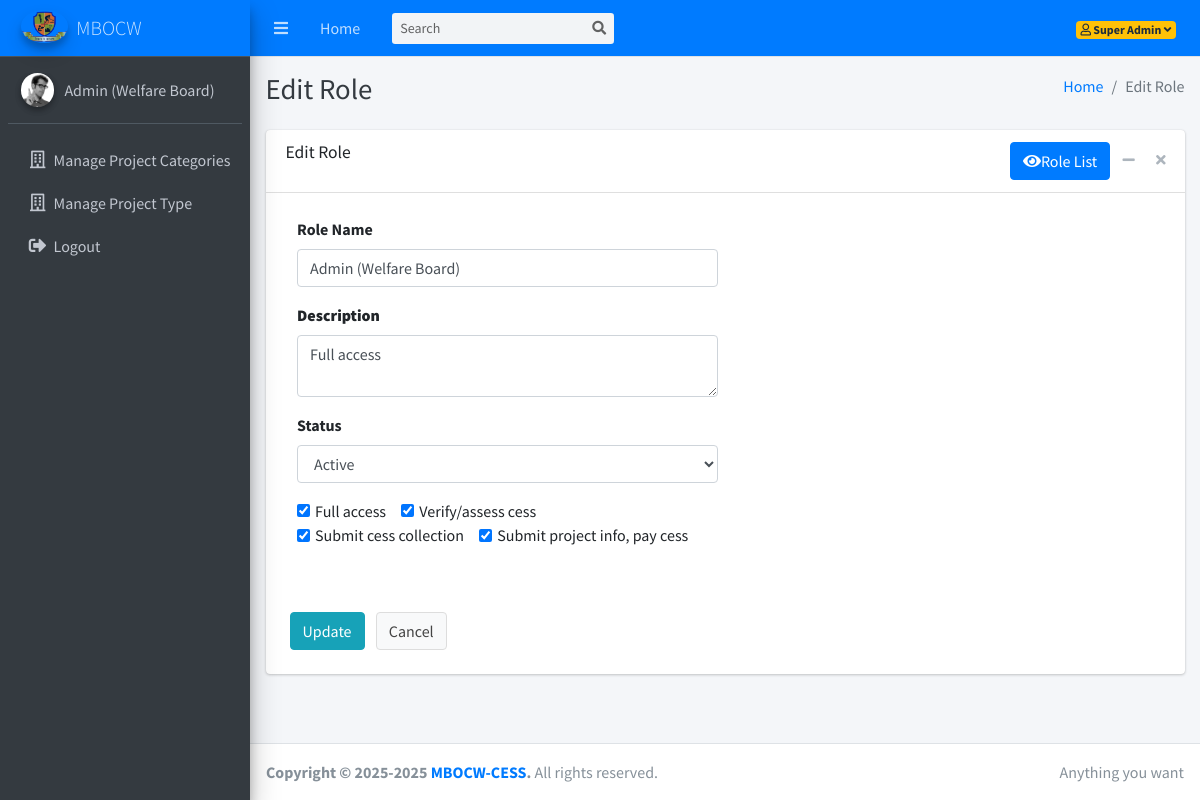
The page /dashboard/edit-role.php?id=1 (signed in) on the database its author committed.
### tables this page shows
CREATE TABLE IF NOT EXISTS `roles` (
  `id` int NOT NULL AUTO_INCREMENT,
  `name` varchar(255) NOT NULL,
  `description` text NOT NULL,
  `is_active` int NOT NULL COMMENT '1=active, 2=inactive, 3=deleted	',
  `created_at` datetime NOT NULL DEFAULT CURRENT_TIMESTAMP,
  PRIMARY KEY (`id`)
);

CREATE TABLE IF NOT EXISTS `permissions` (
  `id` int NOT NULL AUTO_INCREMENT,
  `name` varchar(255) NOT NULL,
  `is_active` int NOT NULL,
  PRIMARY KEY (`id`)
);

### dashboard/edit-role.php (the view, shortened to what this page needs)
<?php
require_once '../common/helper.php';
$id = intval($_GET['id']);
$stmt = $conn->prepare("SELECT * FROM roles WHERE id = ?");
$stmt->bind_param("i", $id);
$stmt->execute();
$result = $stmt->get_result();
$row = $result->fetch_assoc();
$permissions = $conn->query("SELECT id, name FROM permissions")->fetch_all(MYSQLI_ASSOC);
$result = $conn->query("SELECT permission_id FROM role_permissions WHERE role_id= $id")->fetch_all(MYSQLI_ASSOC);
$rolePermissions = array_column($result, 'permission_id');
?>
<!DOCTYPE html>
<html lang="en">
<head>
  <link rel="stylesheet" href="../plugins/fontawesome-free/css/all.min.css">
  <link rel="stylesheet" href="../dist/css/adminlte.min.css">
</head>
<body class="hold-transition sidebar-mini">
<div class="wrapper">
  <?php include('includes/navbar.php'); ?>
  <?php include('includes/sidebar.php'); ?>
  <div class="content-wrapper">
    <div class="content-header">
      <div class="container-fluid">
        <div class="row mb-2">
          <div class="col-sm-6">
            <h1 class="m-0 text-dark">Edit Role</h1>
          </div>
          <div class="col-sm-6">
            <ol class="breadcrumb float-sm-right">
              <li class="breadcrumb-item"><a href="#">Home</a></li>
              <li class="breadcrumb-item active">Edit Role</li>
            </ol>
          </div>
        </div>
      </div>
    </div>
    <div class="content">
        <div class="container-fluid">
            <div class="card">
                <div class="card-header">
                    <h3 class="card-title">Edit Role</h3>
                    <div class="card-tools">
                        <a href="roles.php" class="btn btn-primary" ><i class="fas fa-eye"></i>Role List</a>
                        <button type="button" class="btn btn-tool" data-card-widget="collapse" data-toggle="tooltip" title="Collapse"><i class="fas fa-minus"></i></button>
                        <button type="button" class="btn btn-tool" data-card-widget="remove" data-toggle="tooltip" title="Remove"><i class="fas fa-times"></i></button>
                    </div>
                </div>
                <div class="card-body p-4">
                    <div class="row">
                        <div class="col-md-12 ">
                            <form action="update-role.php" method="post" enctype="multipart/form-data">
                                    <div class="col-md-6">
                                        <div class="form-group">
                                            <label for="name" class="form-label">Role Name</label>
                                            <input type="text" class="form-control" id="name" name="name" value="<?php echo htmlspecialchars($row['name']); ?>" required>
                                        </div>
                                    </div>
                                    <div class="form-group col-md-6">
                                        <label for="description"><strong>Description</strong></label>
                                        <textarea name="description" class="form-control" placeholder="Enter description (optional)"><?php echo $row['description'] ?></textarea>
                                    </div>
                                    <div class="col-md-6">
                                        <div class="form-group">
                                            <label>Status</label>
                                            <select name="is_active" id="is_active" class="form-control" required>
                                                <option value="1" <?=  $row['is_active'] == 1 ? 'selected' : '' ?>>Active</option>
                                            </select>
                                        </div>
                                    </div>
                                    <div class="col-md-6">
                                        <div class="form-group mb-3">
                                            <?php foreach ($permissions as $permission) { ?>
                                            <div class="form-check form-check-inline">
                                                <input class="form-check-input" type="checkbox" name="permissions[]"
                                                    value="<?php echo $permission['id'] ?>" id="permission_<?php echo $permission['id'] ?>" <?php echo (in_array($permission['id'],$rolePermissions) ? ' checked' : '')   ?> >
                                                <label class="form-check-label" for="permission_<?php echo $permission['id'] ?>">
                                                    <?= $permission['name'] ?>
                                                </label>
                                            </div>
                                           <?php }  ?>
                                        </div>
                                    </div>
                                <br/><br/>
                                <button type="submit" class="btn btn-info">Update</button>
                                <a href="roles.php" class="btn btn-default ml-2">Cancel</a>
                            </form>
                        </div>
                    </div>
                </div>
            </div>
        </div>
    </div>
  </div>
  <?php include('includes/footer.php'); ?>
</div>
</body>
</html>

### rows shown on the page
roles: name "Admin (Welfare Board)", description "Full access", is_active "Active"
permissions: id "☑", name "Full access"
permissions: id "☑", name "Verify/assess cess"
permissions: id "☑", name "Submit cess collection"
permissions: id "☑", name "Submit project info, pay cess"

### other values the page prints
$_SESSION['user_name'] "Super Admin"
$_SESSION['user_role_name'] "Admin (Welfare Board)"
